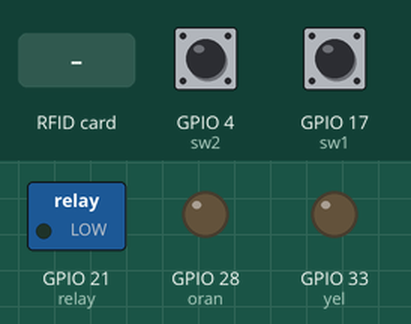
The program below on a simulated ESP32. On the bench: switched loads named in the program (green lamp = pin HIGH), output pins drawn as LEDs (lit = HIGH). The test bench sets the inputs (shaded band); at power-on: GPIO 4 (sw2) LOW, GPIO 17 (sw1) LOW. WiFi joins after 1.5 s; servers stay silent unless stated; the Firebase database answers and starts empty; what the program prints to the serial monitor is not drawn.

Above: at 2.7 s.
2.8 s: RFID card 37 E0 96 04 held to the reader
At 3.7 s:
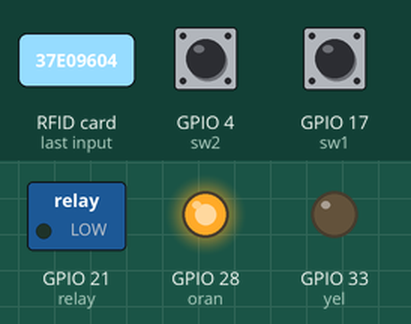
5.8 s: RFID card 5E 7A 19 C4 held to the reader
At 5.9 s:
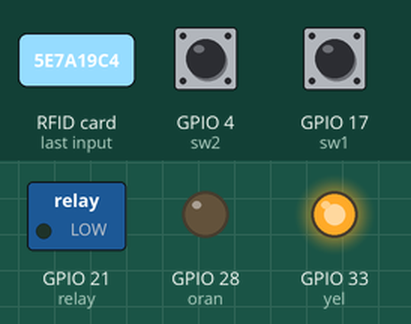
Timing chart, 0 to 8.8 s (numbered marks = the images above; inputs shaded):
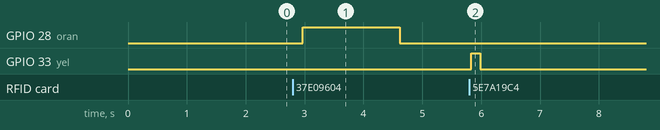

The program:

main.cpp
```cpp
#include <WiFi.h>
#include <FirebaseESP32.h>
#include <SPI.h>
#include <MFRC522.h>


//  Firebase project API Key
#define FIREBASE_PROJECT_API_KEY "AIzaSyDAtbzOawekOm8xMliLVjuwJ-U_N9vfRm8"

//  Firebase Database URL
#define FIREBASE_DATABASE_URL "https://new-one-eef62-default-rtdb.firebaseio.com/"

//  Firebase Authentication
#define FIREBASE_EMAIL "esp32@espres.com"
#define FIREBASE_PASSWORD "Pavan#310512"

//  WiFi
#define WIFI_SSID "HOME Wi-Fi"
#define WIFI_PASSWORD "MSPP1234"


FirebaseData fbdo;
FirebaseAuth auth;
FirebaseConfig config;

// Variables to store  values
float R1;
float R1T;
float R2;
float R2T;
float Mode;
// Define SPI pins for ESP32
#define RST_PIN 13     // RST to GPIO4
#define SS_PIN 12      // SDA to GPIO5
#define SCK_PIN 14
#define MISO_PIN 27
#define MOSI_PIN 26
int relay =21;
int red1 = 22;
int red2 = 23;
int green1 = 5;
int green2 = 15;
int oran = 28;
int yel = 33;
int sw1 = 17;
int sw2 = 4;

MFRC522 mfrc522(SS_PIN, RST_PIN);  // Create MFRC522 instance
byte authorizedUID[] = {0x37, 0xe0, 0x96, 0x04};
bool authorized = false; // Declare globally


void setup() {
  pinMode(relay,OUTPUT);
  pinMode(yel,OUTPUT);
  pinMode(oran,OUTPUT);
  pinMode(sw1,INPUT);
  pinMode(sw2,INPUT);

  Serial.begin(115200);      // USB Serial (PC)

 WiFi.begin(WIFI_SSID, WIFI_PASSWORD);
  Serial.print("Connecting to Wi-Fi");
  while (WiFi.status() != WL_CONNECTED) {
    Serial.print(".");

  }
  Serial.println();
  Serial.print("Connected with IP: ");
  Serial.println(WiFi.localIP());
  Serial.println();

  SPI.begin(SCK_PIN, MISO_PIN, MOSI_PIN, SS_PIN); // Custom SPI init for ESP32
  mfrc522.PCD_Init();

  // Assign Firebase
  config.api_key = FIREBASE_PROJECT_API_KEY;
  config.database_url = FIREBASE_DATABASE_URL;

  auth.user.email = FIREBASE_EMAIL;
  auth.user.password = FIREBASE_PASSWORD;

  // Initialize Firebase
  Firebase.begin(&config, &auth);
  Firebase.reconnectWiFi(true);

  Serial1.begin(115200, SERIAL_8N1, 25, 19); // UART Serial1 (Nano) on GPIO33=RX, GPIO32=TX
  Serial.println("Ready to receive from PC or Nano...");


  mfrc522.PCD_DumpVersionToSerial();
  Serial.println(F("Scan PICC to see UID, SAK, type, and data blocks..."));
}
void led(){
  digitalWrite(relay,LOW);
  if (digitalRead(sw1) == HIGH) {
  digitalWrite(red1, HIGH);     // Red ON
  digitalWrite(green1, LOW);    // Green OFF
} else {
  digitalWrite(red1, LOW);      // Red OFF
  digitalWrite(green1, HIGH);   // Green ON
}
if (digitalRead(sw2) == HIGH) {
  digitalWrite(red2, HIGH);     // Red ON
  digitalWrite(green2, LOW);    // Green OFF
} else {
  digitalWrite(red2, LOW);      // Red OFF
  digitalWrite(green2, HIGH);   // Green ON
}
}
void loop() {

if(authorized){
led();
	}


  if ( mfrc522.PICC_IsNewCardPresent() ) {

    if (mfrc522.PICC_ReadCardSerial()){
    String id = "";
  for (byte i = 0; i < mfrc522.uid.size; i++) {
		id.concat(String(mfrc522.uid.uidByte[i] < 0x10 ? " 0" : " "));
		id.concat(String(mfrc522.uid.uidByte[i], HEX));

  }

	Serial.println("________________________________________break________________________________________");
	Serial.println("Tag Uid is");
	Serial.println(id);

authorized = true;
  for (byte i = 0; i < mfrc522.uid.size; i++) {
    if (mfrc522.uid.uidByte[i] != authorizedUID[i]) {
      authorized = false;
      break;
    }
  }


	if(authorized){
		Serial.println("Access granted!!!!");
		Serial1.println("Manual");
    digitalWrite(oran, HIGH);

    Firebase.setFloat(fbdo,"/Mode", 2);
    delay(1500);
    digitalWrite(oran,LOW);
   led();
    } else {
Serial.println("Access declined");
digitalWrite(yel, HIGH);

Firebase.setFloat(fbdo,"/Mode", 0);
    digitalWrite(yel,LOW);
	}

	}
	mfrc522.PICC_HaltA();

 }

  String input = "";

  //  from PC
  if (Serial.available()) {
    input = Serial.readStringUntil('\n');
  }
  if (Firebase.getFloat(fbdo, "/Set") == 1) {
  Serial1.println("Emergency");

}

  //  from Arduino Nano
  if (Serial1.available()) {
    input = Serial1.readStringUntil('\n');


  if (input.length() > 0) {
    input.trim(); // Remove whitespace

    int start = 0;
    while (start < input.length()) {
      int sep = input.indexOf(';', start);
      if (sep == -1) sep = input.length();

      String pair = input.substring(start, sep);
      int colon = pair.indexOf(':');
      if (colon != -1) {
        String key = pair.substring(0, colon);
        String value = pair.substring(colon + 1);
        int val = value.toInt();

        if (key == "R1") {R1 = val;
        }
       else if (key == "R1T") {
            R1T = val;
       }

      else if (key == "R2") {R2 = val;
      }
      else if (key == "R2T") {
       R2T = val;

          } else if (key == "Mode"){Mode = val;
          }
      }

      start = sep + 1;
    }


    // Print output inside loop
    Serial.println("------------------------");
    Serial.print("Road 1 = "); Serial.println(R1);
    Serial.println("  "); Serial.println(R1T);
    Serial.println("------------------------");
    Serial.print("Road 2 = "); Serial.println(R2);
    Serial.println("  "); Serial.println(R2T);
    Serial.println("------------------------");


if (Firebase.setFloat(fbdo, "/R1C", R1) &&
  Firebase.setFloat(fbdo, "/R1T", R1T) &&
  Firebase.setFloat(fbdo, "/R2C", R2) &&
  Firebase.setFloat(fbdo, "/R2T", R2T) &&
  Firebase.setFloat(fbdo,"/Mode", Mode)) {
  Serial.println("Data sent to Firebase successfully!");
} else {
  Serial.println("Failed to send data to Firebase");
  Serial.println(fbdo.errorReason());
}
  }
  }
}
```

Measured:
- after the input at 2.8 s, GPIO 28 (oran): LOW → HIGH after 0.17 s, → LOW 1.7 s later
- after the input at 5.8 s, GPIO 33 (yel): LOW → HIGH at once, → LOW 0.15 s later
